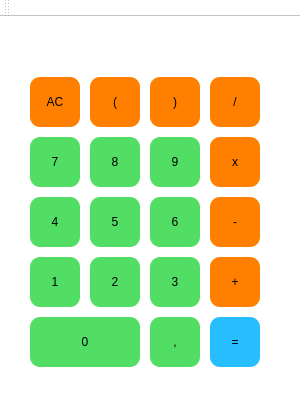
<?xml version="1.0" encoding="UTF-8"?>
<ui version="4.0">
 <class>MainWindow</class>
 <widget class="QMainWindow" name="MainWindow">
  <property name="geometry">
   <rect>
    <x>0</x>
    <y>0</y>
    <width>300</width>
    <height>400</height>
   </rect>
  </property>
  <property name="windowTitle">
   <string>Calculator</string>
  </property>
  <property name="styleSheet">
   <string notr="true">background-color:#fff</string>
  </property>
  <widget class="QWidget" name="centralWidget">
   <widget class="QLabel" name="result">
    <property name="geometry">
     <rect>
      <x>30</x>
      <y>20</y>
      <width>230</width>
      <height>30</height>
     </rect>
    </property>
    <property name="text">
     <string/>
    </property>
   </widget>
   <widget class="QPushButton" name="btn_clear">
    <property name="geometry">
     <rect>
      <x>30</x>
      <y>60</y>
      <width>50</width>
      <height>50</height>
     </rect>
    </property>
    <property name="minimumSize">
     <size>
      <width>50</width>
      <height>50</height>
     </size>
    </property>
    <property name="styleSheet">
     <string notr="true">background-color:#FF7F00;
border-radius:10px;</string>
    </property>
    <property name="text">
     <string>AC</string>
    </property>
   </widget>
   <widget class="QPushButton" name="btn_div">
    <property name="geometry">
     <rect>
      <x>210</x>
      <y>60</y>
      <width>50</width>
      <height>50</height>
     </rect>
    </property>
    <property name="minimumSize">
     <size>
      <width>50</width>
      <height>50</height>
     </size>
    </property>
    <property name="styleSheet">
     <string notr="true">background-color:#FF7F00;
border-radius:10px;</string>
    </property>
    <property name="text">
     <string>/</string>
    </property>
   </widget>
   <widget class="QPushButton" name="btn_mlt">
    <property name="geometry">
     <rect>
      <x>210</x>
      <y>120</y>
      <width>50</width>
      <height>50</height>
     </rect>
    </property>
    <property name="minimumSize">
     <size>
      <width>50</width>
      <height>50</height>
     </size>
    </property>
    <property name="styleSheet">
     <string notr="true">background-color:#FF7F00;
border-radius:10px;</string>
    </property>
    <property name="text">
     <string>x</string>
    </property>
   </widget>
   <widget class="QPushButton" name="btn_7">
    <property name="geometry">
     <rect>
      <x>30</x>
      <y>120</y>
      <width>50</width>
      <height>50</height>
     </rect>
    </property>
    <property name="minimumSize">
     <size>
      <width>50</width>
      <height>50</height>
     </size>
    </property>
    <property name="styleSheet">
     <string notr="true">background-color:#52de65;
border-radius:10px;</string>
    </property>
    <property name="text">
     <string>7</string>
    </property>
   </widget>
   <widget class="QPushButton" name="btn_9">
    <property name="geometry">
     <rect>
      <x>150</x>
      <y>120</y>
      <width>50</width>
      <height>50</height>
     </rect>
    </property>
    <property name="minimumSize">
     <size>
      <width>50</width>
      <height>50</height>
     </size>
    </property>
    <property name="styleSheet">
     <string notr="true">background-color:#52de65;
border-radius:10px;</string>
    </property>
    <property name="text">
     <string>9</string>
    </property>
   </widget>
   <widget class="QPushButton" name="btn_8">
    <property name="geometry">
     <rect>
      <x>90</x>
      <y>120</y>
      <width>50</width>
      <height>50</height>
     </rect>
    </property>
    <property name="minimumSize">
     <size>
      <width>50</width>
      <height>50</height>
     </size>
    </property>
    <property name="styleSheet">
     <string notr="true">background-color:#52de65;
border-radius:10px;</string>
    </property>
    <property name="text">
     <string>8</string>
    </property>
   </widget>
   <widget class="QPushButton" name="btn_minus">
    <property name="geometry">
     <rect>
      <x>210</x>
      <y>180</y>
      <width>50</width>
      <height>50</height>
     </rect>
    </property>
    <property name="minimumSize">
     <size>
      <width>50</width>
      <height>50</height>
     </size>
    </property>
    <property name="styleSheet">
     <string notr="true">background-color:#FF7F00;
border-radius:10px;</string>
    </property>
    <property name="text">
     <string>-</string>
    </property>
   </widget>
   <widget class="QPushButton" name="btn_4">
    <property name="geometry">
     <rect>
      <x>30</x>
      <y>180</y>
      <width>50</width>
      <height>50</height>
     </rect>
    </property>
    <property name="minimumSize">
     <size>
      <width>50</width>
      <height>50</height>
     </size>
    </property>
    <property name="styleSheet">
     <string notr="true">background-color:#52de65;
border-radius:10px;</string>
    </property>
    <property name="text">
     <string>4</string>
    </property>
   </widget>
   <widget class="QPushButton" name="btn_plus">
    <property name="geometry">
     <rect>
      <x>210</x>
      <y>240</y>
      <width>50</width>
      <height>50</height>
     </rect>
    </property>
    <property name="minimumSize">
     <size>
      <width>50</width>
      <height>50</height>
     </size>
    </property>
    <property name="styleSheet">
     <string notr="true">background-color:#FF7F00;
border-radius:10px;</string>
    </property>
    <property name="text">
     <string>+</string>
    </property>
   </widget>
   <widget class="QPushButton" name="btn_1">
    <property name="geometry">
     <rect>
      <x>30</x>
      <y>240</y>
      <width>50</width>
      <height>50</height>
     </rect>
    </property>
    <property name="minimumSize">
     <size>
      <width>50</width>
      <height>50</height>
     </size>
    </property>
    <property name="styleSheet">
     <string notr="true">background-color:#52de65;
border-radius:10px;</string>
    </property>
    <property name="text">
     <string>1</string>
    </property>
   </widget>
   <widget class="QPushButton" name="btn_2">
    <property name="geometry">
     <rect>
      <x>90</x>
      <y>240</y>
      <width>50</width>
      <height>50</height>
     </rect>
    </property>
    <property name="minimumSize">
     <size>
      <width>50</width>
      <height>50</height>
     </size>
    </property>
    <property name="styleSheet">
     <string notr="true">background-color:#52de65;
border-radius:10px;</string>
    </property>
    <property name="text">
     <string>2</string>
    </property>
   </widget>
   <widget class="QPushButton" name="btn_6">
    <property name="geometry">
     <rect>
      <x>150</x>
      <y>180</y>
      <width>50</width>
      <height>50</height>
     </rect>
    </property>
    <property name="minimumSize">
     <size>
      <width>50</width>
      <height>50</height>
     </size>
    </property>
    <property name="styleSheet">
     <string notr="true">background-color:#52de65;
border-radius:10px;</string>
    </property>
    <property name="text">
     <string>6</string>
    </property>
   </widget>
   <widget class="QPushButton" name="btn_5">
    <property name="geometry">
     <rect>
      <x>90</x>
      <y>180</y>
      <width>50</width>
      <height>50</height>
     </rect>
    </property>
    <property name="minimumSize">
     <size>
      <width>50</width>
      <height>50</height>
     </size>
    </property>
    <property name="styleSheet">
     <string notr="true">background-color:#52de65;
border-radius:10px;</string>
    </property>
    <property name="text">
     <string>5</string>
    </property>
   </widget>
   <widget class="QPushButton" name="btn_3">
    <property name="geometry">
     <rect>
      <x>150</x>
      <y>240</y>
      <width>50</width>
      <height>50</height>
     </rect>
    </property>
    <property name="minimumSize">
     <size>
      <width>50</width>
      <height>50</height>
     </size>
    </property>
    <property name="styleSheet">
     <string notr="true">background-color:#52de65;
border-radius:10px;</string>
    </property>
    <property name="text">
     <string>3</string>
    </property>
   </widget>
   <widget class="QPushButton" name="btn_eq">
    <property name="geometry">
     <rect>
      <x>210</x>
      <y>300</y>
      <width>50</width>
      <height>50</height>
     </rect>
    </property>
    <property name="minimumSize">
     <size>
      <width>50</width>
      <height>50</height>
     </size>
    </property>
    <property name="styleSheet">
     <string notr="true">background-color:#26beff;
border-radius:10px;</string>
    </property>
    <property name="text">
     <string>=</string>
    </property>
   </widget>
   <widget class="QPushButton" name="btn_0">
    <property name="geometry">
     <rect>
      <x>30</x>
      <y>300</y>
      <width>110</width>
      <height>50</height>
     </rect>
    </property>
    <property name="minimumSize">
     <size>
      <width>50</width>
      <height>50</height>
     </size>
    </property>
    <property name="styleSheet">
     <string notr="true">background-color:#52de65;
border-radius:10px;</string>
    </property>
    <property name="text">
     <string>0</string>
    </property>
   </widget>
   <widget class="QPushButton" name="btn_point">
    <property name="geometry">
     <rect>
      <x>150</x>
      <y>300</y>
      <width>50</width>
      <height>50</height>
     </rect>
    </property>
    <property name="minimumSize">
     <size>
      <width>50</width>
      <height>50</height>
     </size>
    </property>
    <property name="styleSheet">
     <string notr="true">background-color:#52de65;
border-radius:10px;</string>
    </property>
    <property name="text">
     <string>,</string>
    </property>
   </widget>
   <widget class="QPushButton" name="btn_left">
    <property name="geometry">
     <rect>
      <x>90</x>
      <y>60</y>
      <width>50</width>
      <height>50</height>
     </rect>
    </property>
    <property name="minimumSize">
     <size>
      <width>50</width>
      <height>50</height>
     </size>
    </property>
    <property name="styleSheet">
     <string notr="true">background-color:#FF7F00;
border-radius:10px;</string>
    </property>
    <property name="text">
     <string>(</string>
    </property>
   </widget>
   <widget class="QPushButton" name="btn_right">
    <property name="geometry">
     <rect>
      <x>150</x>
      <y>60</y>
      <width>50</width>
      <height>50</height>
     </rect>
    </property>
    <property name="minimumSize">
     <size>
      <width>50</width>
      <height>50</height>
     </size>
    </property>
    <property name="styleSheet">
     <string notr="true">background-color:#FF7F00;
border-radius:10px;</string>
    </property>
    <property name="text">
     <string>)</string>
    </property>
   </widget>
  </widget>
  <widget class="QMenuBar" name="menuBar">
   <property name="geometry">
    <rect>
     <x>0</x>
     <y>0</y>
     <width>300</width>
     <height>21</height>
    </rect>
   </property>
  </widget>
  <widget class="QToolBar" name="mainToolBar">
   <attribute name="toolBarArea">
    <enum>TopToolBarArea</enum>
   </attribute>
   <attribute name="toolBarBreak">
    <bool>false</bool>
   </attribute>
  </widget>
  <widget class="QStatusBar" name="statusBar"/>
 </widget>
 <layoutdefault spacing="6" margin="11"/>
 <resources/>
 <connections/>
</ui>
